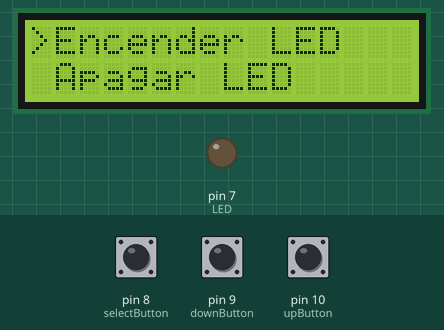
Simulated run of this program. Board: Arduino Uno, built with avr-gcc and run on an emulated ATmega328P. On the bench: 16×2 character LCD, output pins drawn as LEDs (lit = HIGH). The test bench sets the inputs (shaded band); at power-on: pin 8 (selectButton) HIGH, pin 9 (downButton) HIGH, pin 10 (upButton) HIGH.

Above: at 1.2 s.
1.3 s: pin 8 (selectButton) pulled LOW for 0.15 s
At 2.1 s:
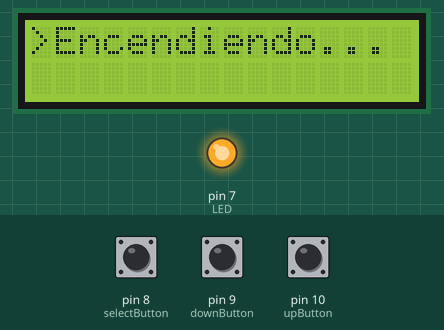
3.7 s: pin 9 (downButton) pulled LOW for 0.15 s
At 4.9 s:
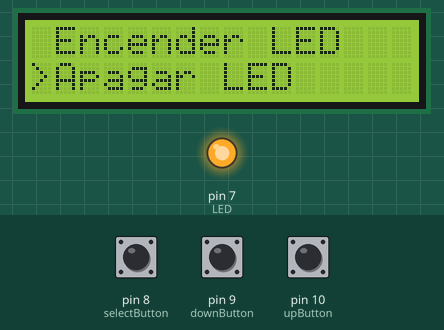
5.3 s: pin 10 (upButton) pulled LOW for 0.15 s
At 6.4 s:
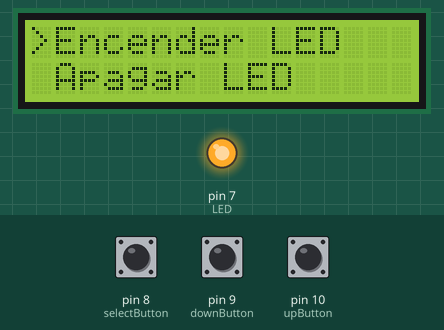
6.9 s: pin 8 (selectButton) pulled LOW for 1 s
At 6.97 s:
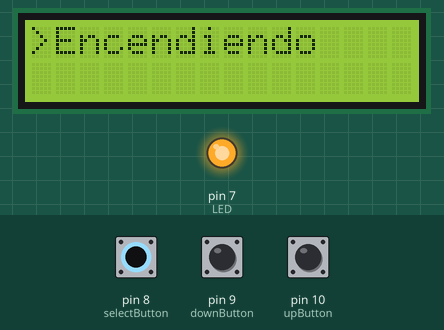
9.4 s: pin 8 (selectButton) pulled LOW for 3.2 s
At 10.1 s:
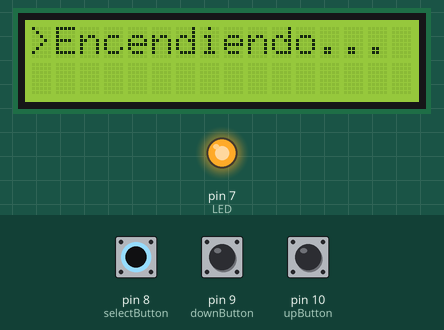
14.1 s: pin 8 (selectButton) driven LOW and pin 9 (downButton) driven LOW
At 16.1 s:
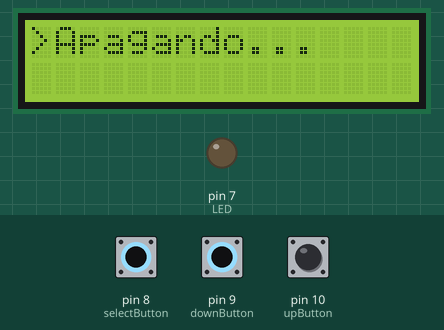
Timing chart, 0 to 17.6 s (numbered marks = the images above; inputs shaded):
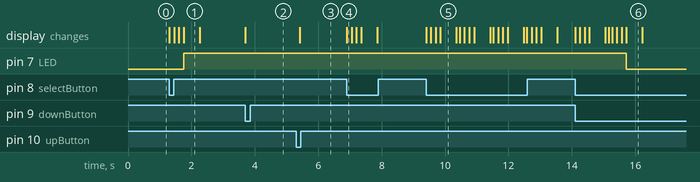

The program:

main.cpp
```cpp
#include <LiquidCrystal.h>

const int rs = 12, en = 11, d4 = 5, d5 = 4, d6 = 3, d7 = 2;
LiquidCrystal lcd(rs, en, d4, d5, d6, d7);

int upButton = 10;
int downButton = 9;
int selectButton = 8;

int menu = 1;

int LED = 7;


void setup() {
  lcd.begin(16, 2);

  pinMode(upButton, INPUT_PULLUP);
  pinMode(downButton, INPUT_PULLUP);
  pinMode(selectButton, INPUT_PULLUP);

  pinMode(LED, OUTPUT);

  updateMenu();
}


void loop() {
  if (!digitalRead(downButton)) {
    menu++;
    updateMenu();
    delay(100);
  }

  if (!digitalRead(upButton)) {
    menu--;
    updateMenu();
    delay(100);

  }

  if (!digitalRead(selectButton)) {
    execute();
    updateMenu();
    delay(100);

  }
}


// ############# Opciones de menu #############

void updateMenu() {
  switch (menu) {
    case 0:
      menu = 1;
      break;
    case 1:
      lcd.clear();
      lcd.print(">Encender LED");
      lcd.setCursor(0, 1);
      lcd.print(" Apagar LED");
      break;
    case 2:
      lcd.clear();
      lcd.print(" Encender LED");
      lcd.setCursor(0, 1);
      lcd.print(">Apagar LED");
      break;

   }
}

// ############ Ejecucion del menu #############
void execute() {
  switch (menu) {
    case 1:
      action1();
      break;
    case 2:
      action2();
      break;

  }
}


// ############## Acciones del menu  #############

void action1() {
  lcd.clear();
  lcd.print(">Encendiendo");
  delay(150);
  lcd.print(".");
  delay(150);
  lcd.print(".");
  delay(150);
  lcd.print(".");

  digitalWrite(LED, HIGH);

  delay(500);
}

void action2() {
  lcd.clear();
  lcd.print(">Apagando");
  delay(150);
  lcd.print(".");
  delay(150);
  lcd.print(".");
  delay(150);
  lcd.print(".");

  digitalWrite(LED, LOW);

  delay(500);
}
```

Measured:
- after the input at 1.3 s, pin 7 (LED): LOW → HIGH after 0.45 s; the display: first changes at once (image 1 shows a later state)
- after the input at 3.7 s, the display: changes at once (image 2)
- after the input at 5.3 s, the display: changes after 0.11 s (image 3)
- after the input at 6.9 s, the display: changes at once (image 4)
- after the input at 9.4 s, the display: first changes at once (image 5 shows a later state)
- after the input at 14.1 s, pin 7 (LED): HIGH → LOW after 1.6 s; the display: first changes at once (image 6 shows a later state)
- what the display in image 1 shows lasts 0.5 s, from 1.8 s to 2.3 s
